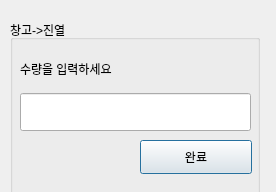
<?xml version="1.0" encoding="UTF-8"?>
<ui version="4.0">
 <class>Dialog</class>
 <widget class="QDialog" name="Dialog">
  <property name="geometry">
   <rect>
    <x>0</x>
    <y>0</y>
    <width>276</width>
    <height>192</height>
   </rect>
  </property>
  <property name="windowTitle">
   <string>Dialog</string>
  </property>
  <widget class="QGroupBox" name="groupBox_3">
   <property name="geometry">
    <rect>
     <x>10</x>
     <y>20</y>
     <width>250</width>
     <height>180</height>
    </rect>
   </property>
   <property name="title">
    <string>창고-&gt;진열</string>
   </property>
   <property name="flat">
    <bool>true</bool>
   </property>
   <widget class="QPushButton" name="pushButton_20">
    <property name="geometry">
     <rect>
      <x>130</x>
      <y>120</y>
      <width>112</width>
      <height>34</height>
     </rect>
    </property>
    <property name="text">
     <string>완료</string>
    </property>
   </widget>
   <widget class="QWidget" name="verticalLayoutWidget">
    <property name="geometry">
     <rect>
      <x>10</x>
      <y>40</y>
      <width>231</width>
      <height>71</height>
     </rect>
    </property>
    <layout class="QVBoxLayout" name="verticalLayout">
     <property name="spacing">
      <number>15</number>
     </property>
     <item>
      <widget class="QLabel" name="label_2">
       <property name="sizePolicy">
        <sizepolicy hsizetype="Preferred" vsizetype="Fixed">
         <horstretch>0</horstretch>
         <verstretch>0</verstretch>
        </sizepolicy>
       </property>
       <property name="text">
        <string>수량을 입력하세요</string>
       </property>
      </widget>
     </item>
     <item>
      <widget class="QLineEdit" name="lineEdit">
       <property name="sizePolicy">
        <sizepolicy hsizetype="Expanding" vsizetype="Preferred">
         <horstretch>0</horstretch>
         <verstretch>0</verstretch>
        </sizepolicy>
       </property>
      </widget>
     </item>
    </layout>
   </widget>
  </widget>
 </widget>
 <resources/>
 <connections/>
</ui>
